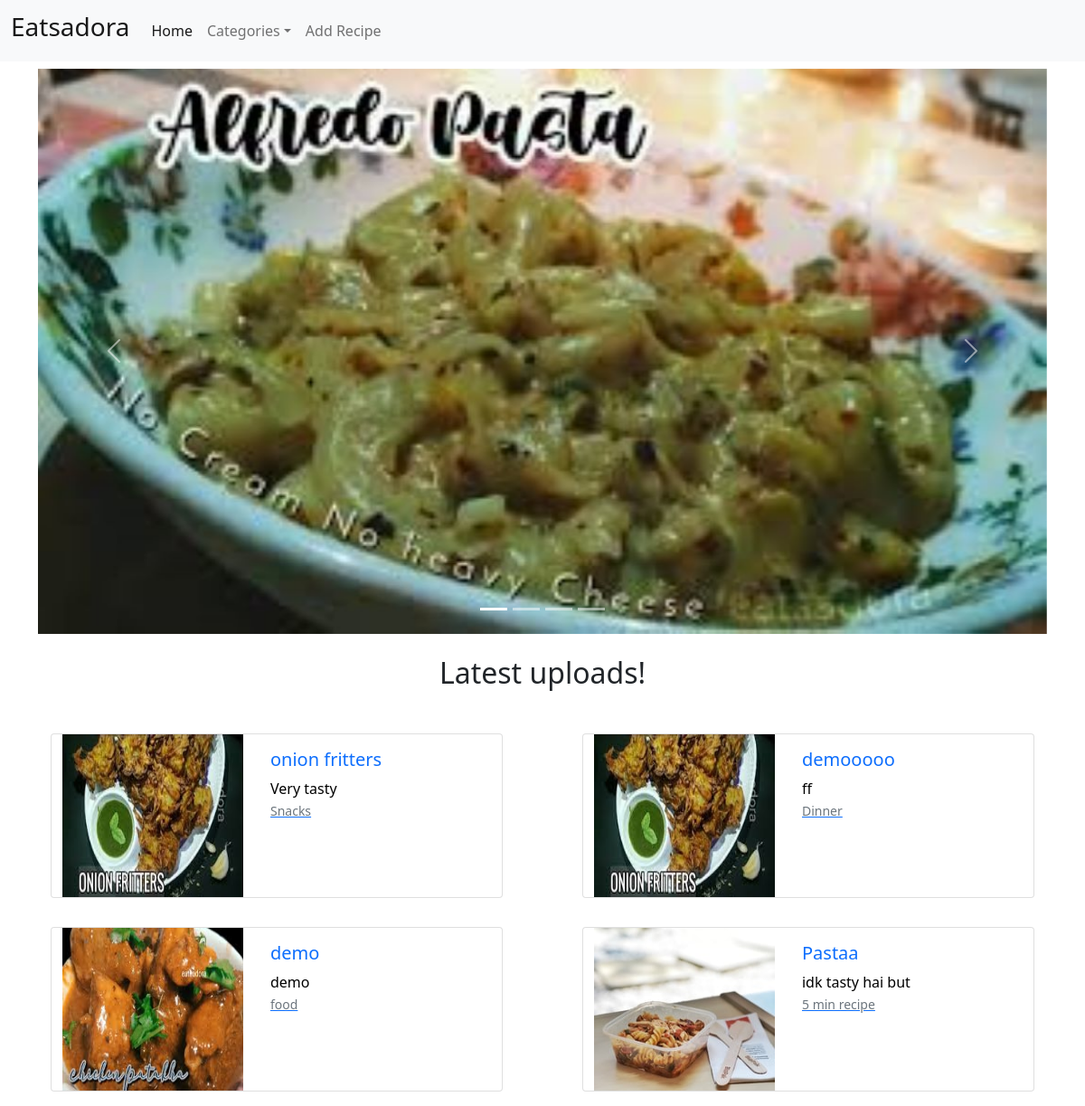
The page / on the database its author committed.
### home/models/recipe.py (models this page shows, shortened)
class Recipe(models.Model):
    name=models.CharField(max_length=100)
    category=models.ForeignKey(Categorie, on_delete=models.SET_DEFAULT,default='Food')
    description=models.TextField(max_length=500)
    ingredients=models.TextField(max_length=1000)
    method=models.TextField(max_length=1000)
    image=models.ImageField(upload_to='images/')
    def get_latest_recipes():
        latest_recipes=[]
        r=Recipe.objects.order_by('-pk')
        for i in range(4):
            latest_recipes.append(r[i])
        return latest_recipes

### home/models/category.py (models this page shows, shortened)
class Categorie(models.Model):
    category=models.CharField(max_length=200,primary_key=True)
    def __str__(self):
        return self.category

### home/views.py (the view)
# urls.py: path('', HomeView.as_view() ,name='home'),
class HomeView(ListView):
    model= Recipe
    context_object_name='recipes'
    template_name= 'index.html'
    def get_context_data(self, **kwargs):
        category_menu=Categorie.objects.all()
        latest_recipes=Recipe.get_latest_recipes()
        context=super(HomeView,self).get_context_data(**kwargs)
        context['category_menu']=category_menu
        context['latest_recipes']=latest_recipes
        return context

### templates/index.html (shortened to what this page needs)
 {% extends 'base.html' %}
{% block body %}
  <div class="container mt-2 ">
    <div id="carouselExampleIndicators" class="carousel slide " data-bs-ride="carousel">
      <div class="carousel-indicators">
        <button type="button" data-bs-target="#carouselExampleIndicators" data-bs-slide-to="0" class="active"
          aria-current="true" aria-label="Slide 1"></button>
        <button type="button" data-bs-target="#carouselExampleIndicators" data-bs-slide-to="1"
          aria-label="Slide 2"></button>
        <button type="button" data-bs-target="#carouselExampleIndicators" data-bs-slide-to="2"
          aria-label="Slide 3"></button>
        <button type="button" data-bs-target="#carouselExampleIndicators" data-bs-slide-to="3"
          aria-label="Slide 4"></button>
      </div>
      <div class="carousel-inner">
        <div class="carousel-item active">
          <img src="/static/alfredo-pasta.jpg" class="d-block w-100" style="width: 80%;" alt="...">
        </div>
      </div>
      <button class="carousel-control-prev" type="button" data-bs-target="#carouselExampleIndicators"
        data-bs-slide="prev">
        <span class="carousel-control-prev-icon" aria-hidden="true"></span>
      </button>
      <button class="carousel-control-next" type="button" data-bs-target="#carouselExampleIndicators"
        data-bs-slide="next">
        <span class="carousel-control-next-icon" aria-hidden="true"></span>
      </button>
    </div>
  </div>
  <h2 class="text-center py-4">Latest uploads!</h2>
  <div class="container-fluid">
    <div class="row mx-auto">
      {% for recipe in latest_recipes %}
      <div class="card mx-auto mb-3 mt-3" style="max-width: 500px;">
        <div class="row g-0">
          <div class="col-md-4">
          <a href="{% url 'how-to-make-' recipe.pk %}" style="text-decoration: none;" >
            <img src="{{recipe.image.url}}" width='200' height='180' alt="...">
            </a>
          </div>
          <div class="col-md-8">
            <div class="card-body px-5 mx-4">
            <a href="{% url 'how-to-make-' recipe.id %}" style="text-decoration: none;" >
              <h5 class="card-title">{{recipe.name}}</h5>
              <p class="card-text" style="color: black;">{{recipe.description}}</p>
              <a href="{% url 'category' recipe.category %}"><p class="card-text"><small class="text-muted">{{recipe.category}}</small></p>  </a>
            </div>
          </div>
        </div>
      </div>
      {% endfor %}
    </div>
    </div>
{% endblock body %}

### templates/base.html (shortened to what this page needs)
<!DOCTYPE html>
<html lang="en">
<head>
  <link href="https://cdn.jsdelivr.net/npm/bootstrap@5.0.0-beta2/dist/css/bootstrap.min.css" rel="stylesheet"
>
</head>
<body>
  <nav class="navbar navbar-expand-lg navbar-light bg-light">
    <div class="container-fluid">
      <a class="navbar-brand" href="/">
        <h3>Eatsadora</h3>
      </a>
      <div class="collapse navbar-collapse" id="navbarTogglerDemo02">
        <ul class="navbar-nav me-auto mb-2 mb-lg-0">
          <li class="nav-item">
            <a class="nav-link active" aria-current="page" href="/">Home</a>
          </li>
          {%if category_menu%}
          <li class="nav-item dropdown">
            <a class="nav-link dropdown-toggle" data-bs-toggle="dropdown" href="#" role="button"
              aria-expanded="false">Categories</a>
          </li>
          {%endif%}
          <li class="nav-item">
            <a class="nav-link" href="{% url 'add-recipe'%}">Add Recipe</a>
          </li>
        </ul>
      </div>
    </div>
  </nav>
  {% block body %} {% endblock body %}
</body>
</html>

### rows shown on the page
Recipe: image (picture), name "onion fritters", description "Very tasty", category "Snacks"
Recipe: image (picture), name "demooooo", description "ff", category "Dinner"
Recipe: image (picture), name "demo", description "demo", category "food"
Recipe: image (picture), name "Pastaa", description "idk tasty hai but", category "5 min recipe"
